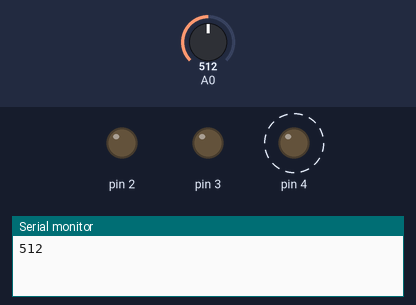
Bench run of a sketch on a simulated Arduino Uno, built with avr-gcc and run on an emulated ATmega328P. Parts: output pins drawn as LEDs (lit = HIGH), the last lines printed to the serial monitor. Dashed ring = blinking. The inputs (shaded band) are chosen by the test bench; at power-on: A0 = 512.

Above: at 2.8 s.
2.9 s: A0 set to 211
6.4 s: A0 set to 182
At 9.8 s:
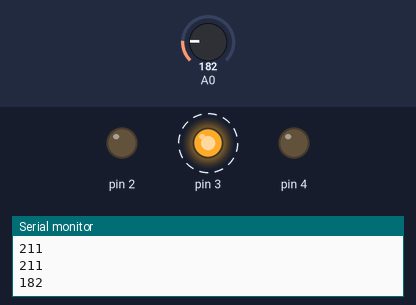
12.4 s: A0 set to 90
At 15.8 s:
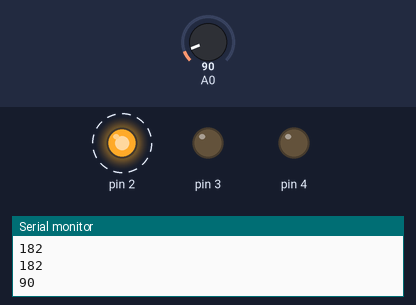
18.4 s: A0 set to 110
At 19.8 s:
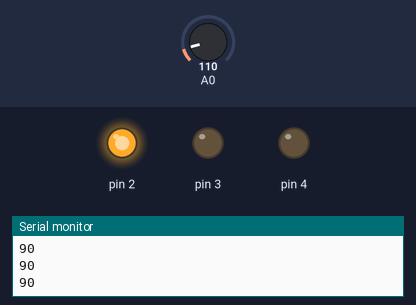
24.4 s: A0 set to 210
At 25.8 s:
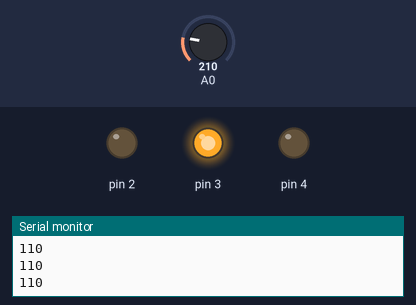
Timing chart, 0 to 31.4 s (numbered marks = the images above; inputs shaded):
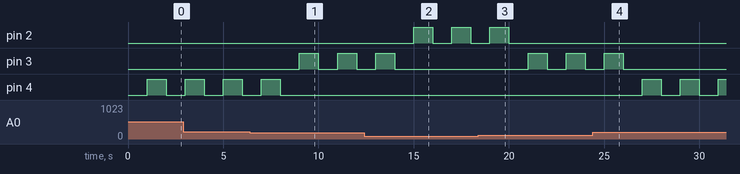

Measured:
- the behaviour switches between 200 and 199 on A0 (found by bisection; images 0 and 1)
- after the input at 6.4 s, pin 3: alternates HIGH for 1.0 s and LOW for 1.0 s, starting after 2.6 s; pin 4: goes on until 8.0 s, then stays LOW
- after the input at 12.4 s, pin 2: alternates HIGH for 1.0 s and LOW for 1.0 s, starting after 2.6 s; pin 3: goes on until 14.0 s, then stays LOW
- after the input at 18.4 s, pin 2: goes on until 20.0 s, then stays LOW; pin 3: alternates HIGH for 1.0 s and LOW for 1.0 s, starting after 2.6 s
- after the input at 24.4 s, pin 3: goes on until 26.0 s, then stays LOW; pin 4: alternates HIGH for 1.0 s and LOW for 1.0 s, starting after 2.6 s
- by itself, pin 4: alternates HIGH for 1.0 s and LOW for 1.0 s

The sketch:

Reading_Pot_meter.ino
```cpp
int var;
void setup() {
  // put your setup code here, to run once:
Serial.begin(9600);
pinMode(A0,INPUT);
pinMode(2,OUTPUT);
pinMode(3,OUTPUT);
pinMode(4,OUTPUT);

}

void loop() {
  // put your main code here, to run repeatedly:
var=analogRead(A0);
delay(1000);
Serial.println(var);
if(var<100){
  digitalWrite(2,HIGH);
  delay(1000);
  digitalWrite(2,LOW);
}
else if(var>100 && var<200){
  digitalWrite(3,HIGH);
  delay(1000);
  digitalWrite(3,LOW);
}
else{
  digitalWrite(4,HIGH);
  delay(1000);
  digitalWrite(4,LOW);
}
}
```
